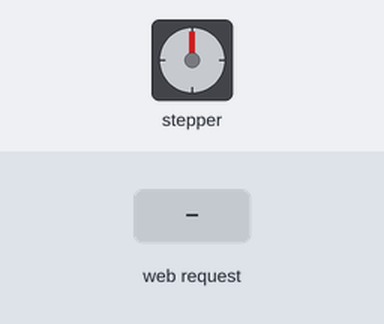
Simulated run of this sketch. Board: ESP32. Shown: stepper motor. Wiring (inferred from the names in the program): stepper motor driver (200 steps per turn assumed): step GPIO 26; direction GPIO 27; enable GPIO 25. The inputs (shaded band) are chosen by the test bench. WiFi joins after 1.5 s; servers stay silent unless stated; what the sketch prints to the serial monitor is not drawn.

Above: at 2.7 s.
2.8 s: HTTP request GET /motor/cw received
Timing chart, 0 to 52.5 s (numbered marks = the images above; inputs shaded):
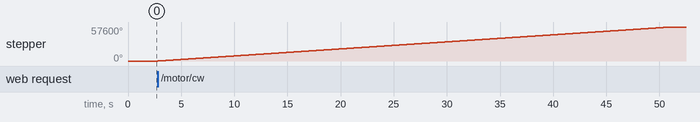

The sketch:

Automatic_Blinds_Controller_Code.ino
```cpp
// Automatic Blinds Controller
// NEMA 17, DRV8825, 1/16 microstepping, ESP32

#include <WiFi.h>
#include <WebServer.h>

// WiFi Credentials
const char* ssid = "your_wifi";
const char* password = "your_password";

// Pin Definitions
#define STEP 26
#define DIR 27
#define EN 25

// 1/16 microstepping
#define STEP_DELAY 750
#define STEPS_PER 32000  // 10 rotations
#define STEPS_5SEC 3333   // ~5 seconds of movement

WebServer server(80);

// Shared between cores
volatile bool stopFlag = false;
volatile bool motorActive = false;

//Motor Command
struct MotorCommand {
  int  steps;
  bool clockwise;
};

MotorCommand pendingCmd = {0, true};
TaskHandle_t motorTaskHandle = NULL;

// HTML Page
const char htmlPage[] PROGMEM = R"=====(
<!DOCTYPE html>
<html lang="en">
<head>
  <meta charset="UTF-8">
  <meta name="viewport" content="width=device-width, initial-scale=1.0">
  <title>Blinds</title>
  <link rel="preconnect" href="https://fonts.googleapis.com">
  <link href="https://fonts.googleapis.com/css2?family=Inter:wght@300;400;500;600&display=swap" rel="stylesheet">
  <style>
    * {
      box-sizing: border-box;
      margin: 0;
      padding: 0;
    }

    body {
      font-family: 'Inter', sans-serif;
      background: #080808;
      color: #f0f0f0;
      min-height: 100vh;
      display: flex;
      flex-direction: column;
      align-items: center;
      justify-content: center;
      padding: 24px;
    }

    .card {
      background: #111111;
      border: 1px solid #1f1f1f;
      border-radius: 28px;
      padding: 36px 28px 28px;
      width: 100%;
      max-width: 340px;
    }

    /*  Header  */
    .header {
      text-align: center;
      margin-bottom: 32px;
    }

    .blind-icon {
      width: 48px;
      height: 48px;
      margin: 0 auto 14px;
      display: flex;
      flex-direction: column;
      justify-content: space-between;
    }

    .blind-slat {
      height: 5px;
      border-radius: 3px;
      background: #2a2a2a;
    }

    /* Staggered slats — top one highlighted in yellow */
    .blind-slat:nth-child(1) { background: #f5c842; width: 100%; }
    .blind-slat:nth-child(2) { width: 85%; }
    .blind-slat:nth-child(3) { width: 70%; }
    .blind-slat:nth-child(4) { width: 55%; }
    .blind-slat:nth-child(5) { width: 40%; }

    h1 {
      font-size: 1.2rem;
      font-weight: 500;
      color: #ffffff;
      letter-spacing: 0.02em;
    }

    .subtitle {
      font-size: 0.75rem;
      color: #444;
      margin-top: 5px;
      letter-spacing: 0.03em;
    }

    /*  Section Labels  */
    .section-label {
      font-size: 0.65rem;
      font-weight: 600;
      letter-spacing: 0.14em;
      color: #333;
      text-transform: uppercase;
      margin-bottom: 10px;
    }

    /*  Buttons  */
    .btn-row {
      display: flex;
      gap: 8px;
      margin-bottom: 8px;
    }

    button {
      flex: 1;
      padding: 15px 10px;
      font-size: 0.88rem;
      font-weight: 500;
      font-family: 'Inter', sans-serif;
      border: none;
      border-radius: 14px;
      cursor: pointer;
      transition: opacity 0.12s ease, transform 0.12s ease;
      letter-spacing: 0.02em;
    }

    button:active {
      transform: scale(0.95);
      opacity: 0.85;
    }

    .btn-open {
      background: #f5c842;
      color: #111;
    }

    .btn-open:hover {
      background: #f9d45a;
    }

    .btn-close {
      background: #1a1a1a;
      color: #999;
      border: 1px solid #252525;
    }

    .btn-close:hover {
      background: #1f1f1f;
    }

    /* Distinct red-tinted style to stand out from other buttons */
    .btn-stop {
      width: 100%;
      display: block;
      padding: 16px;
      background: #1e0a09;
      color: #e05252;
      border: 1px solid #2e1010;
      font-size: 0.92rem;
      border-radius: 14px;
      margin-bottom: 8px;
      cursor: pointer;
      font-family: 'Inter', sans-serif;
      font-weight: 500;
      transition: opacity 0.12s ease, transform 0.12s ease;
      letter-spacing: 0.02em;
    }

    .btn-stop:hover {
      background: #261010;
    }

    .btn-stop:active {
      transform: scale(0.95);
      opacity: 0.85;
    }

    .btn-timed {
      background: #0d1520;
      color: #5a9fd4;
      border: 1px solid #162030;
      font-size: 0.82rem;
    }

    .btn-timed:hover {
      background: #111c2a;
    }

    /*  Divider  */
    .divider {
      border: none;
      border-top: 1px solid #191919;
      margin: 18px 0;
    }

    /*  Status Bar  */
    .status-bar {
      background: #0c0c0c;
      border: 1px solid #1a1a1a;
      border-radius: 12px;
      padding: 11px 14px;
      margin-top: 16px;
      display: flex;
      align-items: center;
      gap: 10px;
    }

    /* Dot changes colour based on state: idle / active / error */
    .dot {
      width: 7px;
      height: 7px;
      border-radius: 50%;
      background: #252525;
      flex-shrink: 0;
      transition: background 0.4s ease;
    }

    .dot.active { background: #f5c842; }
    .dot.error { background: #e05252; }

    #status {
      font-size: 0.75rem;
      color: #3a3a3a;
      transition: color 0.3s;
    }

    #status.active { color: #888; }
    #status.error { color: #e05252; }

    /*  Footer  */
    .footer {
      text-align: center;
      margin-top: 20px;
      font-size: 0.65rem;
      color: #222;
      letter-spacing: 0.06em;
    }
  </style>
</head>
<body>
  <div class="card">

    <div class="header">
      <div class="blind-icon">
        <div class="blind-slat"></div>
        <div class="blind-slat"></div>
        <div class="blind-slat"></div>
        <div class="blind-slat"></div>
        <div class="blind-slat"></div>
      </div>
      <h1>Blinds Control</h1>
      <p class="subtitle">AUTOMATIC BLINDS CONTROLLER V2</p>
    </div>

    <p class="section-label">Manual</p>
    <div class="btn-row">
      <button class="btn-open"  onclick="send('/motor/cw','Opening...','active')">&#x2191; Open</button>
      <button class="btn-close" onclick="send('/motor/ccw','Closing...', 'active')">&#x2193; Close</button>
    </div>
    <button class="btn-stop" onclick="send('/motor/stop', 'Stopping...', 'error')">&#x25A0;&nbsp; Stop</button>

    <hr class="divider">

    <p class="section-label">Timed &mdash; 5 seconds</p>
    <div class="btn-row">
      <button class="btn-timed" onclick="send('/motor/cw5','Opening for 5s...', 'active')">&#x2191; Open 5s</button>
      <button class="btn-timed" onclick="send('/motor/ccw5', 'Closing for 5s...', 'active')">&#x2193; Close 5s</button>
    </div>

    <div class="status-bar">
      <div class="dot" id="dot"></div>
      <span id="status">Ready</span>
    </div>

    <p class="footer">ESP32 &bull; DRV8825 &bull; NEMA 17</p>

  </div>

  <script>
    // Sends a request to the ESP32 and updates the status bar with the response
    async function send(path, msg, state) {
      setStatus(msg, state);
      try {
        const res= await fetch(path);
        const txt = await res.text();
        setStatus(txt, '');
      } catch(e) {
        setStatus('Connection error', 'error');
      }
    }

    // Updates status text and dot colour
    function setStatus(msg, state) {
      const el= document.getElementById('status');
      const dot = document.getElementById('dot');
      el.textContent = msg;
      el.className = state || '';
      dot.className = 'dot' + (state ? ' ' + state : '');
    }
  </script>
</body>
</html>
)=====";

// Motor Task Core 0
void motorTask(void* param) {
  disableCore0WDT(); // prevent watchdog from stopping long moves

  MotorCommand* cmd = (MotorCommand*)param;
  int  steps     = cmd->steps;
  bool clockwise = cmd->clockwise;

  digitalWrite(DIR, clockwise ? HIGH : LOW);
  delay(1);
  digitalWrite(EN, LOW);

  for (int i = 0; i < steps; i++) {
    if (stopFlag) break;
    digitalWrite(STEP, HIGH);
    delayMicroseconds(STEP_DELAY);
    digitalWrite(STEP, LOW);
    delayMicroseconds(STEP_DELAY);
  }

  // disable driver
  digitalWrite(EN, HIGH);
  motorActive = false;
  motorTaskHandle = NULL;

  // task deletes itself
  vTaskDelete(NULL);
}

// Start motorTask Core 0
void startMotor(int steps, bool clockwise) {

  //Stops active movement
  if (motorActive) {
    stopFlag = true;

    // Let motor spin
    while (motorActive){
      delay(10);
    }
  }

  // Reset values
  stopFlag = false;
  motorActive = true;
  delay(10);

  pendingCmd = {steps, clockwise};

  xTaskCreatePinnedToCore(
    motorTask,       // function
    "motorTask",     // name
    2048,            // stack size
    &pendingCmd,     // argument
    1,               // priority
    &motorTaskHandle,// handle
    0                // core 0
  );
}

// Route Handlers
// Each sends a response immediately so the browser doesn't retry

void handleRoot() {
  server.send_P(200, "text/html", htmlPage); // send from flash, not RAM
}

void handleCW() {
  server.send(200, "text/plain", "Opening");
  startMotor(STEPS_PER, true);
}

void handleCCW() {
  server.send(200, "text/plain", "Closing");
  startMotor(STEPS_PER, false);
}

void handleCW5() {
  server.send(200, "text/plain", "Opening for 5s");
  startMotor(STEPS_5SEC, true);
}

void handleCCW5() {
  server.send(200, "text/plain", "Closing for 5s");
  startMotor(STEPS_5SEC, false);
}

void handleStop() {
  stopFlag = true;
  server.send(200, "text/plain", "Stopped");
  stopFlag = false; // clear flag so next command starts fresh
}

void handleNotFound() {
  server.send(404, "text/plain", "Not found");
}

// Setup
void setup() {
  Serial.begin(115200);

  pinMode(STEP, OUTPUT);
  pinMode(DIR,OUTPUT);
  pinMode(EN,OUTPUT);
  digitalWrite(EN, HIGH);

  Serial.print("Connecting to WiFi");
  WiFi.mode(WIFI_STA); // station mode
  WiFi.begin(ssid, password);
  while (WiFi.status() != WL_CONNECTED) {
    delay(500);
    Serial.print(".");
  }
  Serial.println("\nConnected! IP: " + WiFi.localIP().toString());

  // Register URL routes
  server.on("/", handleRoot);
  server.on("/motor/cw", handleCW);
  server.on("/motor/ccw", handleCCW);
  server.on("/motor/stop", handleStop);
  server.on("/motor/cw5", handleCW5);
  server.on("/motor/ccw5", handleCCW5);
  server.onNotFound(handleNotFound);

  server.begin();
  Serial.println("Web server started.");
}

// Void loop
void loop() {
  server.handleClient();
}
```

Measured:
- after the input at 2.8 s, stepper: turns 57600° clockwise in 48.3 s, starting at once
